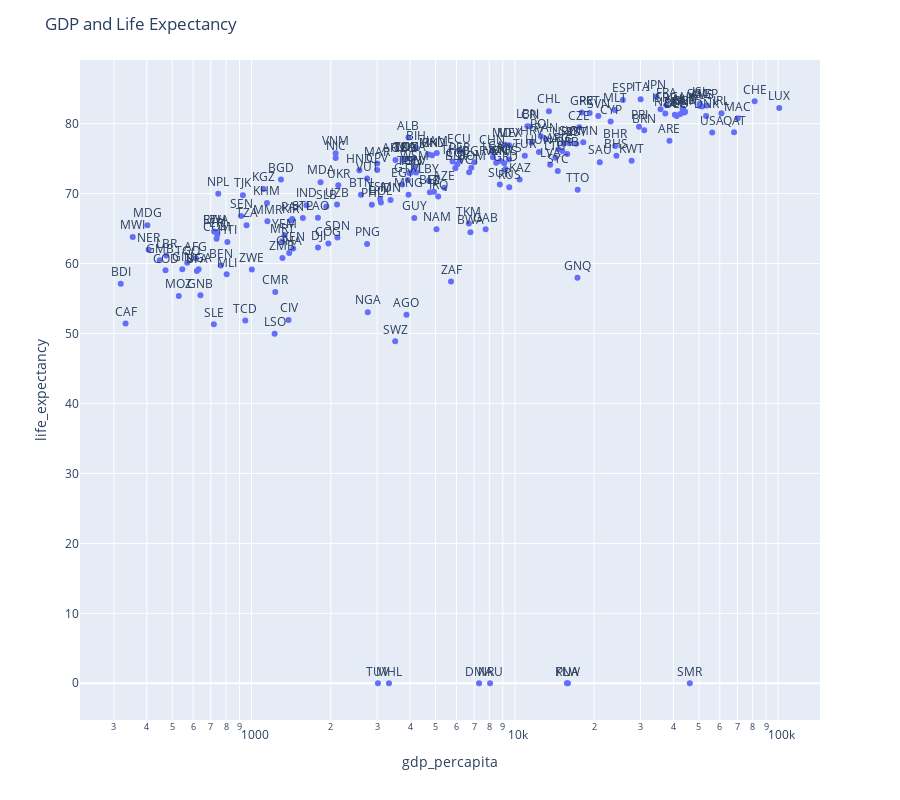

Here is the notebook cell this chart was saved with:
### Code cell
# scatter plot of 'GDP and Life Expectancy'
fig1 = px.scatter(df_pop_eco2015, x ="gdp_percapita", y = "life_expectancy", text = "country_code", log_x = True, size_max = 60)
fig1.update_traces(textposition ='top center')
fig1.update_layout(
    height = 800,
    title_text = 'GDP and Life Expectancy')
fig1.show()

### Figure 1 — Plotly figure (JSON) as saved in the notebook; plotly's stock layout.template omitted (floating-point values rounded to 4 significant figures; data arrays with more than 128 entries replaced by an {"elided": "..."} marker saying what was removed)
{"data": [{"hovertemplate": "gdp_percapita=%{x}<br>life_expectancy=%{y}<br>country_code=%{text}<extra></extra>", "legendgroup": "", "marker": {"color": "#636efa", "symbol": "circle"}, "mode": "markers+text", "name": "", "orientation": "v", "showlegend": false, "text": {"elided": "181 str values"}, "textposition": "top center", "type": "scatter", "x": {"elided": "181 float values"}, "xaxis": "x", "y": {"elided": "181 float values"}, "yaxis": "y"}], "layout": {"height": 800, "legend": {"tracegroupgap": 0}, "margin": {"t": 60}, "title": {"text": "GDP and Life Expectancy"}, "xaxis": {"anchor": "y", "domain": [0, 1], "title": {"text": "gdp_percapita"}, "type": "log"}, "yaxis": {"anchor": "x", "domain": [0, 1], "title": {"text": "life_expectancy"}}}}
